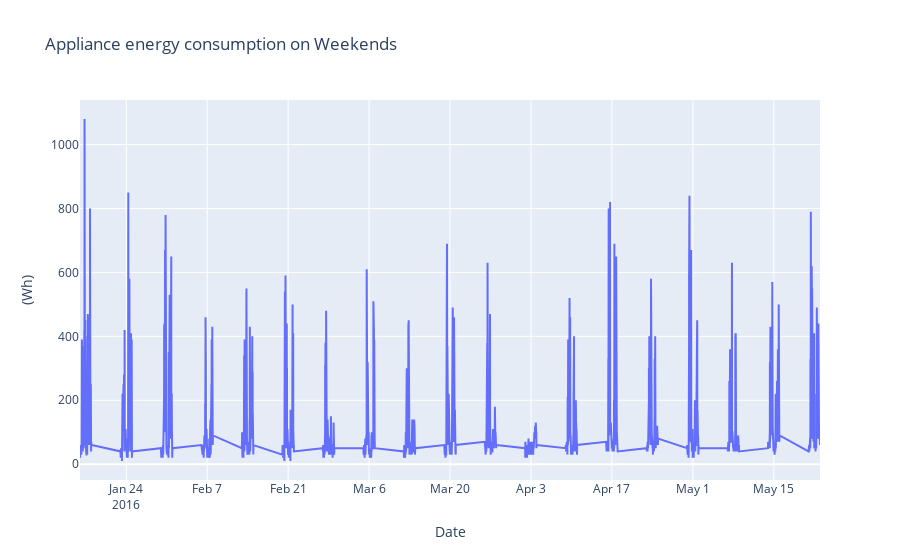

Notebook code for this chart:
### Code cell
temp_weekday = df[df['Weekday'] == 0]

# checking relationship of weekends with Appliance energy consumption
vis = go.Scatter(x=temp_weekday['date'], mode='lines', y=temp_weekday['Appliances'])
layout = go.Layout(title= 'Appliance energy consumption on Weekends', xaxis=dict(title='Date'), yaxis=dict(title='(Wh)'))
fig = go.Figure(data=vis, layout=layout)
iplot(fig)

### Figure 1 — Plotly figure (JSON) as saved in the notebook; plotly's stock layout.template omitted (floating-point values rounded to 4 significant figures; data arrays with more than 128 entries replaced by an {"elided": "..."} marker saying what was removed)
{"data": [{"mode": "lines", "type": "scatter", "x": {"elided": "5472 str values"}, "y": {"elided": "5472 int values"}}], "layout": {"title": {"text": "Appliance energy consumption on Weekends"}, "xaxis": {"title": {"text": "Date"}}, "yaxis": {"title": {"text": "(Wh)"}}}}
